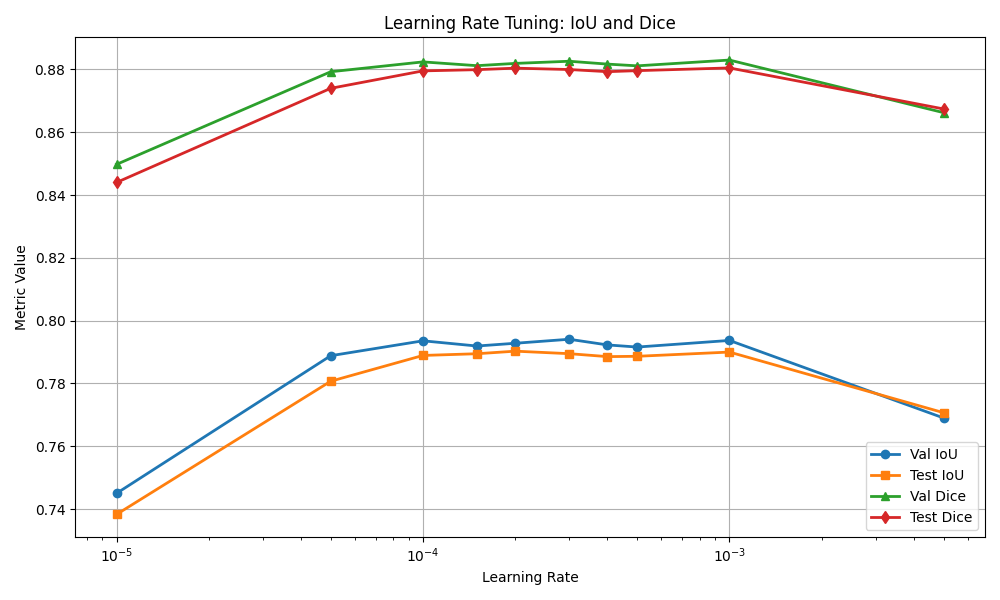

The script that drew this image:
import matplotlib.pyplot as plt
import numpy as np

# Learning Rates
learning_rates = np.array([
    1e-5, 5e-5, 1e-4, 1.5e-4, 2e-4,
    3e-4, 4e-4, 5e-4, 1e-3, 5e-3
])

# IoU Scores
val_iou = [
    0.7449870387, 0.7888232547, 0.7935693707, 0.7919097706, 0.7927889138,
    0.7940634486, 0.7922592960, 0.7915803858, 0.7936857656, 0.7689883677
]

test_iou = [
    0.7382874211, 0.7806951683, 0.7889076859, 0.7894539528, 0.7902707286,
    0.7894729975, 0.7885341727, 0.7886382363, 0.7899846623, 0.7706699379
]

# Dice Scores
val_dice = [
    0.8497477328, 0.8792563675, 0.8823898247, 0.8811858642, 0.8819100585,
    0.8825963644, 0.8816855368, 0.8811324619, 0.8829768947, 0.8662208696
]

test_dice = [
    0.8439905872, 0.8739742353, 0.8795285173, 0.8799117622, 0.8803951118,
    0.8799616636, 0.8792765783, 0.8795977264, 0.8804675241, 0.8674022821
]

# -------------------------
# Plot IoU
# -------------------------
plt.figure(figsize=(8, 5))
plt.plot(learning_rates, val_iou, marker='o', linewidth=2, label='Validation IoU')
plt.plot(learning_rates, test_iou, marker='s', linewidth=2, label='Test IoU')
plt.xscale('log')
plt.xlabel('Learning Rate')
plt.ylabel('IoU Score')
plt.title('Effect of Learning Rate on IoU')
plt.grid(True)
plt.legend()
plt.tight_layout()
plt.show()

# -------------------------
# Plot Dice
# -------------------------
plt.figure(figsize=(8, 5))
plt.plot(learning_rates, val_dice, marker='o', linewidth=2, label='Validation Dice')
plt.plot(learning_rates, test_dice, marker='s', linewidth=2, label='Test Dice')
plt.xscale('log')
plt.xlabel('Learning Rate')
plt.ylabel('Dice Score')
plt.title('Effect of Learning Rate on Dice Score')
plt.grid(True)
plt.legend()
plt.tight_layout()
plt.show()

# -------------------------
# Combined Plot
# -------------------------
plt.figure(figsize=(10, 6))
plt.plot(learning_rates, val_iou, marker='o', linewidth=2, label='Val IoU')
plt.plot(learning_rates, test_iou, marker='s', linewidth=2, label='Test IoU')
plt.plot(learning_rates, val_dice, marker='^', linewidth=2, label='Val Dice')
plt.plot(learning_rates, test_dice, marker='d', linewidth=2, label='Test Dice')

plt.xscale('log')
plt.xlabel('Learning Rate')
plt.ylabel('Metric Value')
plt.title('Learning Rate Tuning: IoU and Dice')
plt.grid(True)
plt.legend()
plt.tight_layout()
plt.show()
